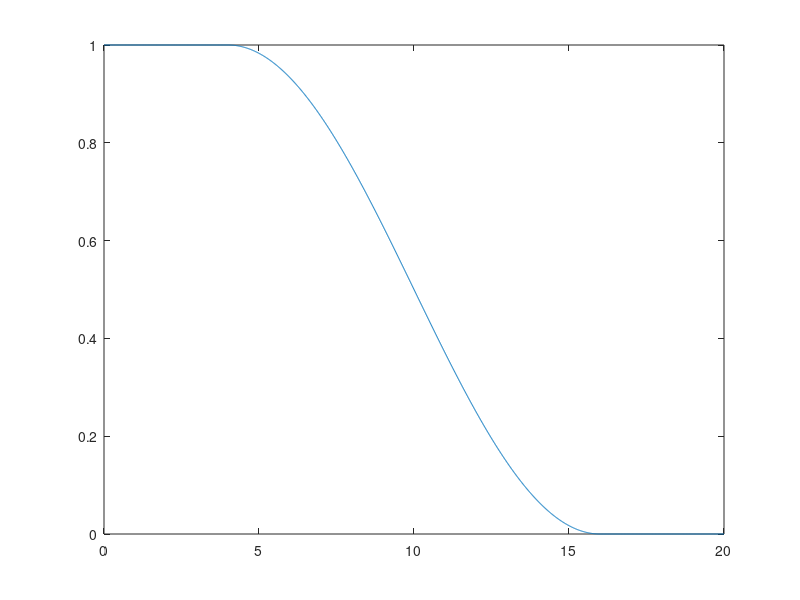

MATLAB code to generate this figure:
clc
clear
close all

d=0:0.01:20;

beta = 0.6;

T=1/20;
Rf = zeros(1,size(d,2));
for i=1:size(d,2)
   if (d(i) < ((1-beta)/(2*T))) 
       Rf(i) = 1;
   elseif (d(i) < ((1+beta)/(2*T))) 
       Rf(i) = 0.5*(1 + cos((pi*T/beta)*(d(i)-((1-beta)/(2*T)))));
   else
       Rf(i) = 0;
   end
end
plot(d,Rf);
